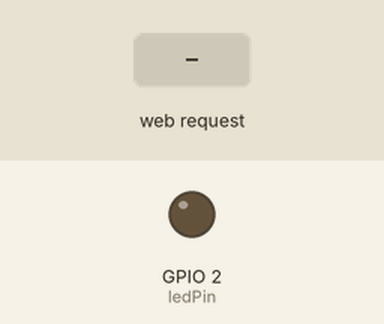
Bench run of a program on a simulated ESP32. Shown: output pins drawn as LEDs (lit = HIGH). The test bench sets the inputs (shaded band). WiFi joins after 1.5 s; servers stay silent unless stated; storage starts empty; what the program prints to the serial monitor is not drawn.

Above: at 3.2 s.
3.3 s: HTTP request GET /on received
At 4.3 s:
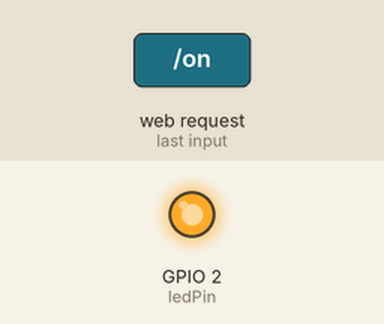
4.8 s: HTTP request GET /off received
At 5.4 s:
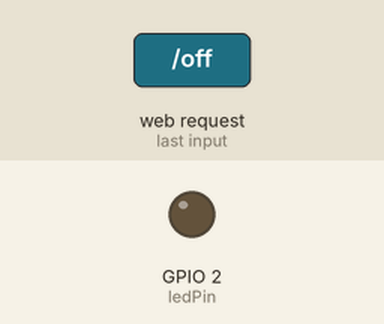
Timing chart, 0 to 7.8 s (numbered marks = the images above; inputs shaded):
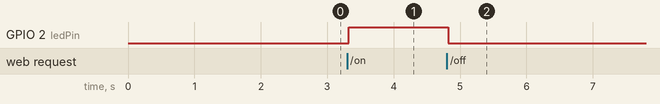

The program:

main.cpp
```cpp
/*********
  Rui Santos
  Complete project details at https://randomnerdtutorials.com
*********/

// Importe as bibliotecas necessárias
#include "WiFi.h"
#include "ESPAsyncWebServer.h"
#include "SPIFFS.h"

// Substitua pelas suas credenciais de rede
const char* ssid = "Lu e Deza";
const char* password = "liukin1208";

// Definir LED GPIO
const int ledPin = 2;
// Stores LED state
String ledState;

// Crie o objeto AsyncWebServer na porta 80
AsyncWebServer server(80);

// Substitui o espaço reservado pelo valor do estado do LED
String processor(const String& var){
  Serial.println(var);
  if(var == "STATE"){
    if(digitalRead(ledPin)){
      ledState = "ON";
    }
    else{
      ledState = "OFF";
    }
    Serial.print(ledState);
    return ledState;
  }
  return String();
}

void setup(){
  // Porta serial para fins de depuração
  Serial.begin(115200);
  pinMode(ledPin, OUTPUT);

  // Inicializa o sistema de arquivos SPIFFS
  if(!SPIFFS.begin(true)){
    Serial.println("Ocorreu um erro ao montar o SPIFFS");
    return;
  }

  // Conecta ao Wi-Fi
  WiFi.begin(ssid, password);
  while (WiFi.status() != WL_CONNECTED) {
    delay(1000);
    Serial.println("Conectando-se ao WiFi..");
  }

  // Mostra o endereço IP local ESP32
  Serial.println(WiFi.localIP());

  // Rota para raiz/página da web
  server.on("/", HTTP_GET, [](AsyncWebServerRequest *request){
    request->send(SPIFFS, "/index.html", String(), false, processor);
  });

  // Rota para carregar o arquivo style.css
  server.on("/style.css", HTTP_GET, [](AsyncWebServerRequest *request){
    request->send(SPIFFS, "/style.css", "text/css");
  });

  // Rota para definir GPIO como HIGH
  server.on("/on", HTTP_GET, [](AsyncWebServerRequest *request){
    digitalWrite(ledPin, HIGH);
    request->send(SPIFFS, "/index.html", String(), false, processor);
  });

  // Rota para definir GPIO como LOW
  server.on("/off", HTTP_GET, [](AsyncWebServerRequest *request){
    digitalWrite(ledPin, LOW);
    request->send(SPIFFS, "/index.html", String(), false, processor);
  });

  // Iniciar servidor
  server.begin();
}

void loop(){

}
```

Measured:
- after the input at 3.3 s, GPIO 2 (ledPin): LOW → HIGH at once
- after the input at 4.8 s, GPIO 2 (ledPin): HIGH → LOW at once
